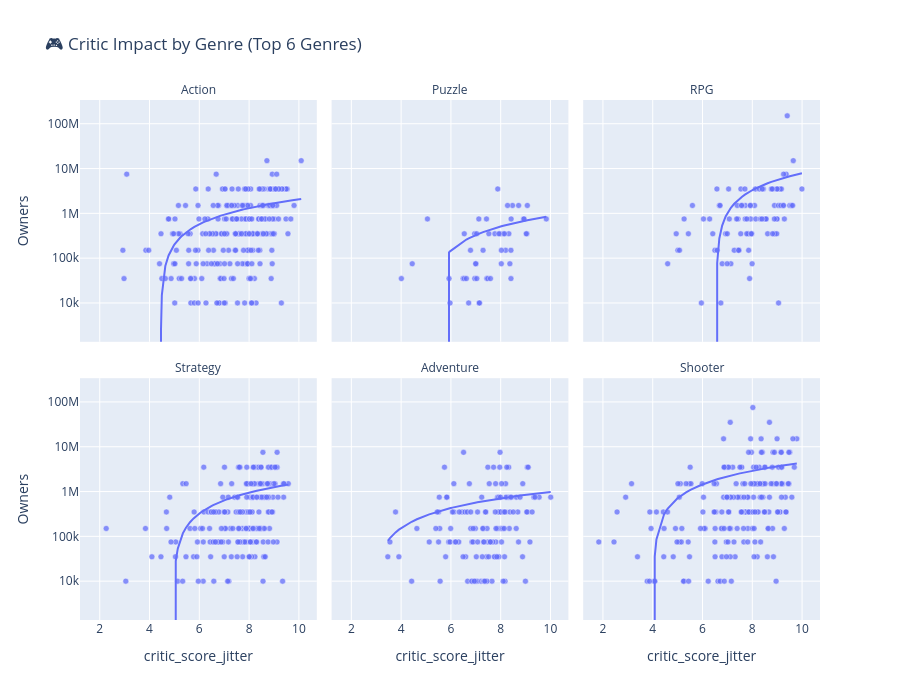

The cell this chart's notebook holds for it:
### Markdown cell above
## 7. Genre-Specific Critic Impact

**Question:** Does Thomas's game genre benefit more/less from critic reviews?

**What to look for:**
- Strong correlations in certain genres = Critics matter more there ✅
- Weak correlations = Marketing/franchise power dominates
- **Key insight:** Genre-specific strategy for review copies

### Code cell
# Get top 6 genres by game count
top_genres = df_analysis['primary_genre'].value_counts().head(6).index.tolist()
df_top_genres = df_analysis[df_analysis['primary_genre'].isin(top_genres)].copy()

# Calculate correlation by genre
genre_correlations = []
for genre in top_genres:
    genre_data = df_top_genres[df_top_genres['primary_genre'] == genre]
    if len(genre_data) > 5:  # Need enough data points
        corr, p_val = stats.pearsonr(genre_data['critic_score'], genre_data['owners_midpoint'])
        genre_correlations.append({
            'genre': genre,
            'correlation': corr,
            'p_value': p_val,
            'game_count': len(genre_data)
        })

genre_corr_df = pd.DataFrame(genre_correlations).sort_values('correlation', ascending=False)

# Create faceted scatter plots
fig = px.scatter(
    df_top_genres,
    x='critic_score_jitter',
    y='owners_midpoint',
    facet_col='primary_genre',
    facet_col_wrap=3,
    trendline='ols',
    hover_data=['title', 'critic_score', 'owners_midpoint'],
    title='🎮 Critic Impact by Genre (Top 6 Genres)',
    labels={'critic_score': 'Critic Score', 'owners_midpoint': 'Owners'},
    height=700
)

fig.update_yaxes(type='log')
fig.update_traces(
    marker=dict(sizemin=5, opacity=0.75, line=dict(width=0.5, color='white'))
)
fig.for_each_annotation(lambda a: a.update(text=a.text.split("=")[-1]))

fig.show()

# Print correlation summary
print("\n💡 Critic Impact by Genre (Correlation with Sales):")
print("="*60)
for _, row in genre_corr_df.iterrows():
    strength = "🔥 STRONG" if row['correlation'] > 0.4 else "⚡ MODERATE" if row['correlation'] > 0.2 else "⚠️ WEAK"
    print(f"{strength:15} | {row['genre']:20} | r={row['correlation']:.3f} ({row['game_count']} games)")
    
print("\n✅ Reviews matter MOST for:", genre_corr_df.iloc[0]['genre'])
print("❌ Reviews matter LEAST for:", genre_corr_df.iloc[-1]['genre'])

### Figure 1 — Plotly figure (JSON) as saved in the notebook; plotly's stock layout.template omitted (floating-point values rounded to 4 significant figures; data arrays with more than 128 entries replaced by an {"elided": "..."} marker saying what was removed)
{"data": [{"customdata": {"elided": "255x2 mixed values"}, "hovertemplate": "primary_genre=Action<br>critic_score_jitter=%{x}<br>Owners=%{y}<br>title=%{customdata[0]}<br>Critic Score=%{customdata[1]}<extra></extra>", "legendgroup": "", "marker": {"color": "#636efa", "line": {"color": "white", "width": 0.5}, "opacity": 0.75, "sizemin": 5, "symbol": "circle"}, "mode": "markers", "name": "", "orientation": "v", "showlegend": false, "type": "scatter", "x": {"elided": "255 float values"}, "xaxis": "x4", "y": {"elided": "255 int values"}, "yaxis": "y4"}, {"hovertemplate": "<b>OLS trendline</b><br>owners_midpoint = 369096 * critic_score_jitter + -1.64398e+06<br>R<sup>2</sup>=0.074839<br><br>primary_genre=Action<br>critic_score_jitter=%{x}<br>Owners=%{y} <b>(trend)</b><extra></extra>", "legendgroup": "", "marker": {"color": "#636efa", "line": {"color": "white", "width": 0.5}, "opacity": 0.75, "sizemin": 5, "symbol": "circle"}, "mode": "lines", "name": "", "showlegend": false, "type": "scatter", "x": {"elided": "255 float values"}, "xaxis": "x4", "y": {"elided": "255 float values"}, "yaxis": "y4"}, {"customdata": [["7 Wonders: Treasures of Seven", 5.9], ["A Virus Named Tom", 7], ["Antichamber", 8.6], ["Bejeweled 3", 8], ["Bejeweled Twist", 7.4], ["Cogs", 7.3], ["Contrast", 7.5], ["Crayon Physics Deluxe", 8.8], ["Crazy Machines 2", 6.8], ["Critical Mass", 8], ["Expand", 8], ["Flock", 6.9], ["Gunpoint", 9], ["Human Fall Flat", 7.9], ["I Am Bread", 7.2], ["Incredipede", 8.5], ["Little Inferno", 5], ["Lumines", 6.8], ["Luxor: Quest for the Afterlife", 6], ["Luxor 3", 7.5], ["Magnetic: Cage Closed", 6.5], ["Magrunner: Dark Pulse", 6.8], ["MouseCraft", 7.7], ["Mystery Case Files: 13th Skull", 7], ["NightSky", 7.5], ["Osmos", 8.5], ["Peggle Nights", 8.4], ["Pony Island", 9], ["Puzzle Quest: Galactrix", 8.5], ["Quadrilateral Cowboy", 8.5], ["Quantum Conundrum", 8], ["QUBE", 6.5], ["Road Not Taken", 6.7], ["Roogoo", 7.1], ["Rush", 8], ["Safecracker: The Ultimate Puzzle Adventure", 6.9], ["Scribblenauts Unlimited", 8.8], ["Scribblenauts Unmasked: A DC Comics Adventure", 9.1], ["Storm", 4], ["The Talos Principle", 8.3], ["The Turing Test", 7], ["The UnderGarden", 6.5], ["The Witness", 10], ["Tiny Brains", 4.5], ["Vessel", 8], ["World of Goo", 9], ["Yosumin!", 7.1], ["Zen Bound 2", 7.5], ["Zuma's Revenge", 8]], "hovertemplate": "primary_genre=Puzzle<br>critic_score_jitter=%{x}<br>Owners=%{y}<br>title=%{customdata[0]}<br>Critic Score=%{customdata[1]}<extra></extra>", "legendgroup": "", "marker": {"color": "#636efa", "line": {"color": "white", "width": 0.5}, "opacity": 0.75, "sizemin": 5, "symbol": "circle"}, "mode": "markers", "name": "", "orientation": "v", "showlegend": false, "type": "scatter", "x": [5.925, 6.955, 8.474, 7.972, 7.44, 7.141, 7.766, 8.915, 6.787, 8.199, 8.025, 6.959, 8.938, 7.881, 7.122, 8.411, 5.058, 6.713, 5.965, 7.482, 6.49, 7.04, 7.588, 7.144, 7.429, 8.419, 8.328, 9.052, 8.413, 8.369, 8.104, 6.536, 6.537, 7.004, 8.152, 6.995, 8.721, 9.026, 4.01, 8.276, 7.035, 6.621, 9.832, 4.446, 7.931, 9.07, 7.292, 7.525, 8.028], "xaxis": "x5", "y": [35000, 350000, 1500000, 350000, 35000, 10000, 350000, 750000, 150000, 150000, 75000, 35000, 750000, 3500000, 750000, 150000, 750000, 10000, 10000, 35000, 35000, 35000, 35000, 10000, 750000, 750000, 350000, 350000, 35000, 75000, 350000, 350000, 35000, 75000, 350000, 75000, 1500000, 350000, 35000, 1500000, 350000, 35000, 750000, 75000, 350000, 1500000, 150000, 350000, 150000], "yaxis": "y5"}, {"hovertemplate": "<b>OLS trendline</b><br>owners_midpoint = 180068 * critic_score_jitter + -932287<br>R<sup>2</sup>=0.115978<br><br>primary_genre=Puzzle<br>critic_score_jitter=%{x}<br>Owners=%{y} <b>(trend)</b><extra></extra>", "legendgroup": "", "marker": {"color": "#636efa", "line": {"color": "white", "width": 0.5}, "opacity": 0.75, "sizemin": 5, "symbol": "circle"}, "mode": "lines", "name": "", "showlegend": false, "type": "scatter", "x": [4.01, 4.446, 5.058, 5.925, 5.965, 6.49, 6.536, 6.537, 6.621, 6.713, 6.787, 6.955, 6.959, 6.995, 7.004, 7.035, 7.04, 7.122, 7.141, 7.144, 7.292, 7.429, 7.44, 7.482, 7.525, 7.588, 7.766, 7.881, 7.931, 7.972, 8.025, 8.028, 8.104, 8.152, 8.199, 8.276, 8.328, 8.369, 8.411, 8.413, 8.419, 8.474, 8.721, 8.915, 8.938, 9.026, 9.052, 9.07, 9.832], "xaxis": "x5", "y": [-210200.0, -131800.0, -21540.0, 134500.0, 141700.0, 236400.0, 244700.0, 244700.0, 260000.0, 276500.0, 289800.0, 320000.0, 320800.0, 327300.0, 328900.0, 334400.0, 335400.0, 350200.0, 353600.0, 354100.0, 380800.0, 405500.0, 407400.0, 414900.0, 422700.0, 434000.0, 466200.0, 486900.0, 495800.0, 503200.0, 512700.0, 513300.0, 526900.0, 535600.0, 544200.0, 557900.0, 567400.0, 574800.0, 582300.0, 582600.0, 583700.0, 593700.0, 638000.0, 673100.0, 677100.0, 693000.0, 697700.0, 700900.0, 838100.0], "yaxis": "y5"}, {"customdata": {"elided": "96x2 mixed values"}, "hovertemplate": "primary_genre=RPG<br>critic_score_jitter=%{x}<br>Owners=%{y}<br>title=%{customdata[0]}<br>Critic Score=%{customdata[1]}<extra></extra>", "legendgroup": "", "marker": {"color": "#636efa", "line": {"color": "white", "width": 0.5}, "opacity": 0.75, "sizemin": 5, "symbol": "circle"}, "mode": "markers", "name": "", "orientation": "v", "showlegend": false, "type": "scatter", "x": [8.886, 4.6, 6.929, 7.932, 7.715, 7.83, 7.715, 9.289, 7.891, 6.499, 7.955, 7.464, 7.781, 9.029, 7.049, 6.789, 8.902, 7.077, 7.428, 9.404, 8.995, 4.943, 7.444, 8.511, 6.286, 8.542, 8.091, 8.989, 8.51, 7.139, 9.09, 9.359, 6.988, 8.139, 5.595, 8.983, 6.994, 9.055, 7.855, 8.616, 7.978, 8.887, 5.011, 5.954, 8.521, 8.814, 7.274, 6.736, 7.372, 9.248, 9.505, 9.575, 9.621, 7.453, 7.929, 8.125, 7.589, 7.854, 5.432, 8.891, 7.537, 8.445, 8.556, 6.676, 5.26, 9.05, 7.993, 6.589, 7.778, 6.412, 7.395, 9.108, 6.706, 7.542, 9.168, 6.578, 8.975, 8.785, 8.764, 7.703, 9.0, 9.147, 9.25, 7.917, 9.646, 8.283, 5.075, 8.401, 8.804, 9.257, 7.956, 7.567, 6.041, 9.993, 8.331, 8.389], "xaxis": "x6", "y": [350000, 75000, 350000, 750000, 750000, 350000, 1500000, 750000, 35000, 150000, 350000, 150000, 750000, 3500000, 3500000, 75000, 350000, 750000, 750000, 150000000, 750000, 350000, 150000, 750000, 750000, 750000, 1500000, 750000, 750000, 75000, 3500000, 7500000, 75000, 750000, 1500000, 350000, 350000, 10000, 350000, 350000, 350000, 750000, 150000, 10000, 750000, 350000, 150000, 10000, 750000, 1500000, 1500000, 1500000, 1500000, 150000, 1500000, 3500000, 1500000, 150000, 350000, 1500000, 350000, 3500000, 750000, 1500000, 750000, 1500000, 75000, 150000, 350000, 350000, 1500000, 3500000, 1500000, 3500000, 3500000, 3500000, 3500000, 3500000, 3500000, 3500000, 3500000, 1500000, 1500000, 1500000, 15000000, 3500000, 150000, 3500000, 3500000, 7500000, 350000, 1500000, 750000, 3500000, 750000, 750000], "yaxis": "y6"}, {"hovertemplate": "<b>OLS trendline</b><br>owners_midpoint = 2.27721e+06 * critic_score_jitter + -1.49265e+07<br>R<sup>2</sup>=0.032360<br><br>primary_genre=RPG<br>critic_score_jitter=%{x}<br>Owners=%{y} <b>(trend)</b><extra></extra>", "legendgroup": "", "marker": {"color": "#636efa", "line": {"color": "white", "width": 0.5}, "opacity": 0.75, "sizemin": 5, "symbol": "circle"}, "mode": "lines", "name": "", "showlegend": false, "type": "scatter", "x": [4.6, 4.943, 5.011, 5.075, 5.26, 5.432, 5.595, 5.954, 6.041, 6.286, 6.412, 6.499, 6.578, 6.589, 6.676, 6.706, 6.736, 6.789, 6.929, 6.988, 6.994, 7.049, 7.077, 7.139, 7.274, 7.372, 7.395, 7.428, 7.444, 7.453, 7.464, 7.537, 7.542, 7.567, 7.589, 7.703, 7.715, 7.715, 7.778, 7.781, 7.83, 7.854, 7.855, 7.891, 7.917, 7.929, 7.932, 7.955, 7.956, 7.978, 7.993, 8.091, 8.125, 8.139, 8.283, 8.331, 8.389, 8.401, 8.445, 8.51, 8.511, 8.521, 8.542, 8.556, 8.616, 8.764, 8.785, 8.804, 8.814, 8.886, 8.887, 8.891, 8.902, 8.975, 8.983, 8.989, 8.995, 9.0, 9.029, 9.05, 9.055, 9.09, 9.108, 9.147, 9.168, 9.248, 9.25, 9.257, 9.289, 9.359, 9.404, 9.505, 9.575, 9.621, 9.646, 9.993], "xaxis": "x6", "y": [-4451000.0, -3670000.0, -3516000.0, -3369000.0, -2947000.0, -2557000.0, -2186000.0, -1367000.0, -1170000.0, -612200.0, -324600.0, -127600.0, 53780.0, 77940.0, 275200.0, 344400.0, 413200.0, 534300.0, 851900.0, 986700.0, 1001000.0, 1124000.0, 1188000.0, 1331000.0, 1638000.0, 1862000.0, 1913000.0, 1988000.0, 2024000.0, 2046000.0, 2070000.0, 2236000.0, 2248000.0, 2305000.0, 2356000.0, 2615000.0, 2642000.0, 2642000.0, 2785000.0, 2793000.0, 2904000.0, 2958000.0, 2962000.0, 3044000.0, 3102000.0, 3129000.0, 3137000.0, 3189000.0, 3192000.0, 3241000.0, 3274000.0, 3497000.0, 3576000.0, 3609000.0, 3937000.0, 4045000.0, 4178000.0, 4203000.0, 4305000.0, 4453000.0, 4455000.0, 4477000.0, 4526000.0, 4557000.0, 4695000.0, 5031000.0, 5079000.0, 5121000.0, 5145000.0, 5308000.0, 5312000.0, 5320000.0, 5345000.0, 5510000.0, 5529000.0, 5544000.0, 5558000.0, 5569000.0, 5634000.0, 5682000.0, 5693000.0, 5774000.0, 5815000.0, 5904000.0, 5952000.0, 6133000.0, 6137000.0, 6154000.0, 6225000.0, 6387000.0, 6487000.0, 6719000.0, 6878000.0, 6983000.0, 7040000.0, 7830000.0], "yaxis": "y6"}, {"customdata": {"elided": "209x2 mixed values"}, "hovertemplate": "primary_genre=Strategy<br>critic_score_jitter=%{x}<br>Owners=%{y}<br>title=%{customdata[0]}<br>Critic Score=%{customdata[1]}<extra></extra>", "legendgroup": "", "marker": {"color": "#636efa", "line": {"color": "white", "width": 0.5}, "opacity": 0.75, "sizemin": 5, "symbol": "circle"}, "mode": "markers", "name": "", "orientation": "v", "showlegend": false, "type": "scatter", "x": {"elided": "209 float values"}, "xaxis": "x", "y": {"elided": "209 int values"}, "yaxis": "y"}, {"hovertemplate": "<b>OLS trendline</b><br>owners_midpoint = 311558 * critic_score_jitter + -1.5464e+06<br>R<sup>2</sup>=0.104218<br><br>primary_genre=Strategy<br>critic_score_jitter=%{x}<br>Owners=%{y} <b>(trend)</b><extra></extra>", "legendgroup": "", "marker": {"color": "#636efa", "line": {"color": "white", "width": 0.5}, "opacity": 0.75, "sizemin": 5, "symbol": "circle"}, "mode": "lines", "name": "", "showlegend": false, "type": "scatter", "x": {"elided": "209 float values"}, "xaxis": "x", "y": {"elided": "209 float values"}, "yaxis": "y"}, {"customdata": {"elided": "133x2 mixed values"}, "hovertemplate": "primary_genre=Adventure<br>critic_score_jitter=%{x}<br>Owners=%{y}<br>title=%{customdata[0]}<br>Critic Score=%{customdata[1]}<extra></extra>", "legendgroup": "", "marker": {"color": "#636efa", "line": {"color": "white", "width": 0.5}, "opacity": 0.75, "sizemin": 5, "symbol": "circle"}, "mode": "markers", "name": "", "orientation": "v", "showlegend": false, "type": "scatter", "x": {"elided": "133 float values"}, "xaxis": "x2", "y": {"elided": "133 int values"}, "yaxis": "y2"}, {"hovertemplate": "<b>OLS trendline</b><br>owners_midpoint = 137869 * critic_score_jitter + -398005<br>R<sup>2</sup>=0.020897<br><br>primary_genre=Adventure<br>critic_score_jitter=%{x}<br>Owners=%{y} <b>(trend)</b><extra></extra>", "legendgroup": "", "marker": {"color": "#636efa", "line": {"color": "white", "width": 0.5}, "opacity": 0.75, "sizemin": 5, "symbol": "circle"}, "mode": "lines", "name": "", "showlegend": false, "type": "scatter", "x": {"elided": "133 float values"}, "xaxis": "x2", "y": {"elided": "133 float values"}, "yaxis": "y2"}, {"customdata": {"elided": "195x2 mixed values"}, "hovertemplate": "primary_genre=Shooter<br>critic_score_jitter=%{x}<br>Owners=%{y}<br>title=%{customdata[0]}<br>Critic Score=%{customdata[1]}<extra></extra>", "legendgroup": "", "marker": {"color": "#636efa", "line": {"color": "white", "width": 0.5}, "opacity": 0.75, "sizemin": 5, "symbol": "circle"}, "mode": "markers", "name": "", "orientation": "v", "showlegend": false, "type": "scatter", "x": {"elided": "195 float values"}, "xaxis": "x3", "y": {"elided": "195 int values"}, "yaxis": "y3"}, {"hovertemplate": "<b>OLS trendline</b><br>owners_midpoint = 733507 * critic_score_jitter + -2.95765e+06<br>R<sup>2</sup>=0.030490<br><br>primary_genre=Shooter<br>critic_score_jitter=%{x}<br>Owners=%{y} <b>(trend)</b><extra></extra>", "legendgroup": "", "marker": {"color": "#636efa", "line": {"color": "white", "width": 0.5}, "opacity": 0.75, "sizemin": 5, "symbol": "circle"}, "mode": "lines", "name": "", "showlegend": false, "type": "scatter", "x": {"elided": "195 float values"}, "xaxis": "x3", "y": {"elided": "195 float values"}, "yaxis": "y3"}], "layout": {"annotations": [{"font": {}, "showarrow": false, "text": "Strategy", "x": 0.16, "xanchor": "center", "xref": "paper", "y": 0.465, "yanchor": "bottom", "yref": "paper"}, {"font": {}, "showarrow": false, "text": "Adventure", "x": 0.5, "xanchor": "center", "xref": "paper", "y": 0.465, "yanchor": "bottom", "yref": "paper"}, {"font": {}, "showarrow": false, "text": "Shooter", "x": 0.84, "xanchor": "center", "xref": "paper", "y": 0.465, "yanchor": "bottom", "yref": "paper"}, {"font": {}, "showarrow": false, "text": "Action", "x": 0.16, "xanchor": "center", "xref": "paper", "y": 1.0, "yanchor": "bottom", "yref": "paper"}, {"font": {}, "showarrow": false, "text": "Puzzle", "x": 0.5, "xanchor": "center", "xref": "paper", "y": 1.0, "yanchor": "bottom", "yref": "paper"}, {"font": {}, "showarrow": false, "text": "RPG", "x": 0.84, "xanchor": "center", "xref": "paper", "y": 1.0, "yanchor": "bottom", "yref": "paper"}], "height": 700, "legend": {"tracegroupgap": 0}, "title": {"text": "🎮 Critic Impact by Genre (Top 6 Genres)"}, "xaxis": {"anchor": "y", "domain": [0, 0.32], "title": {"text": "critic_score_jitter"}}, "xaxis2": {"anchor": "y2", "domain": [0.34, 0.66], "matches": "x", "title": {"text": "critic_score_jitter"}}, "xaxis3": {"anchor": "y3", "domain": [0.68, 1.0], "matches": "x", "title": {"text": "critic_score_jitter"}}, "xaxis4": {"anchor": "y4", "domain": [0, 0.32], "matches": "x", "showticklabels": false}, "xaxis5": {"anchor": "y5", "domain": [0.34, 0.66], "matches": "x", "showticklabels": false}, "xaxis6": {"anchor": "y6", "domain": [0.68, 1.0], "matches": "x", "showticklabels": false}, "yaxis": {"anchor": "x", "domain": [0, 0.465], "title": {"text": "Owners"}, "type": "log"}, "yaxis2": {"anchor": "x2", "domain": [0, 0.465], "matches": "y", "showticklabels": false, "type": "log"}, "yaxis3": {"anchor": "x3", "domain": [0, 0.465], "matches": "y", "showticklabels": false, "type": "log"}, "yaxis4": {"anchor": "x4", "domain": [0.535, 1.0], "matches": "y", "title": {"text": "Owners"}, "type": "log"}, "yaxis5": {"anchor": "x5", "domain": [0.535, 1.0], "matches": "y", "showticklabels": false, "type": "log"}, "yaxis6": {"anchor": "x6", "domain": [0.535, 1.0], "matches": "y", "showticklabels": false, "type": "log"}}}
